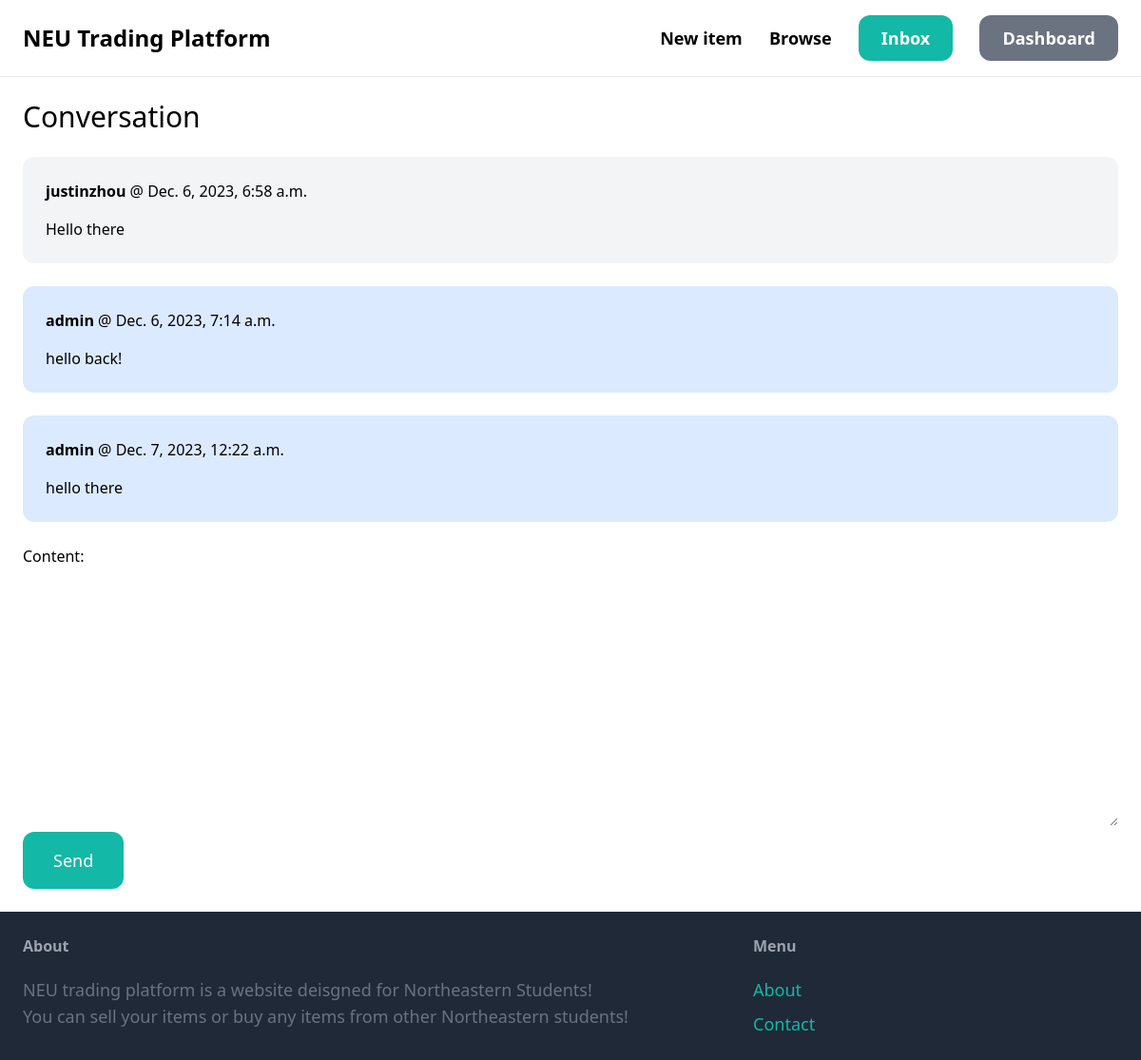
The page /inbox/1/ (signed in) on the database its author committed.
### conversation/models.py (models this page shows)
class ConversationMessage(models.Model):
    conversation = models.ForeignKey(Conversation, related_name = "messages", on_delete=models.CASCADE)
    content = models.TextField()
    created_at = models.DateTimeField(auto_now_add=True)
    created_by = models.ForeignKey(User, related_name = "created_messages", on_delete=models.CASCADE)

### conversation/views.py (the view)
# urls.py: path('<int:pk>/', views.detail, name='detail'),
@login_required
def detail(request, pk):
    conversation = Conversation.objects.filter(members__in=[request.user.id]).get(pk=pk)
    if request.method == 'POST':
        form = ConversationMessageForm(request.POST)
        if form.is_valid():
            conversation_message = form.save(commit=False)
            conversation_message.conversation = conversation
            conversation_message.created_by = request.user
            conversation_message.save()
            conversation.save()
            return redirect('conversation:detail', pk=pk)
    else:
        form = ConversationMessageForm()
    return render(request, 'conversation/detail.html', {
        'conversation': conversation,
        'form': form
    })

### conversation/forms.py
class ConversationMessageForm(forms.ModelForm):
    class Meta:
        model = ConversationMessage
        fields = ["content"]
        widgets = {
            "content": forms.Textarea(attrs={
                "class": "w-full py-4 px-6 rounded-xl boarder"
                }),
        }

### conversation/templates/conversation/detail.html (shortened to what this page needs)
{% extends 'myapp/base.html' %}
{% block content %}
<h1 class="mb-6 text-3xl">Conversation</h1>
<div class="space-y-6">
    {% for message in conversation.messages.all %}
        <div class="p-6 flex {% if message.created_by == request.user %}bg-blue-100{% else %}bg-gray-100{% endif %} rounded-xl">
            <div>
                <p class="mb-4"><strong>{{ message.created_by.username }}</strong> @ {{ message.created_at }}</p>
                <p>{{ message.content }}</p>
            </div>
        </div>
    {% endfor %}
</div>
<form method="post" action="." class="mt-6">
    {{ form.as_p }}
    <button class="py-4 px-8 text-lg bg-teal-500 hover:bg-teal-700 rounded-xl text-white">Send</button>
</form>
{% endblock %}

### rows shown on the page
ConversationMessage: created_by.username "justinzhou", created_at "Dec. 6, 2023, 6:58 a.m.", content "Hello there"
ConversationMessage: created_by.username "admin", created_at "Dec. 6, 2023, 7:14 a.m.", content "hello back!"
ConversationMessage: created_by.username "admin", created_at "Dec. 7, 2023, 12:22 a.m.", content "hello there"
